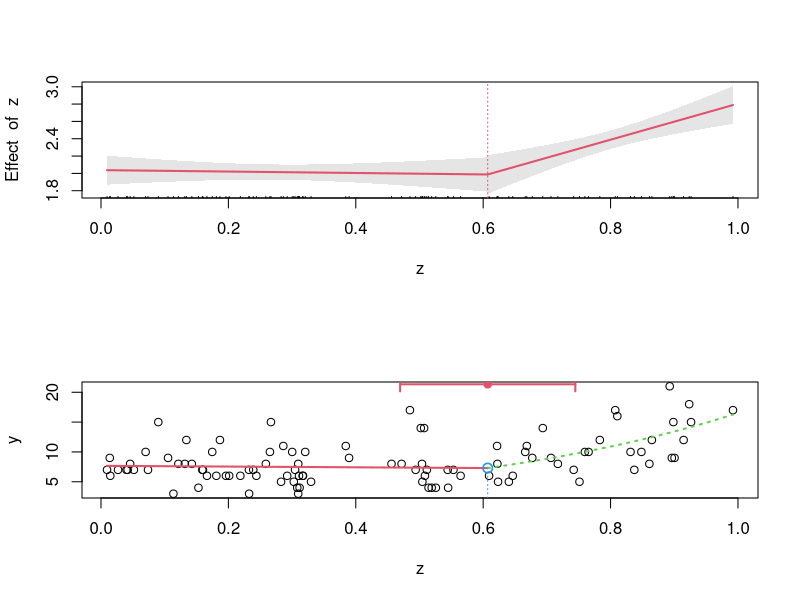

R code for this plot:
library(segmented)


### Name: plot.segmented
### Title: Plot method for segmented objects
### Aliases: plot.segmented
### Keywords: regression nonlinear hplot

### ** Examples

set.seed(1234)
z<-runif(100)
y<-rpois(100,exp(2+1.8*pmax(z-.6,0)))
o<-glm(y~z,family=poisson)
o.seg<-segmented(o, ~z) #single segmented covariate and one breakpoint:'psi' can be omitted
par(mfrow=c(2,1))
plot(o.seg, conf.level=0.95, shade=TRUE)
points(o.seg, link=FALSE, col=2)
## new plot
plot(z,y)
## add the fitted lines using different colors and styles..
plot(o.seg,add=TRUE,link=FALSE,lwd=2,col=2:3, lty=c(1,3))
lines(o.seg,col=2,pch=19,bottom=FALSE,lwd=2)
points(o.seg,col=4, link=FALSE)
